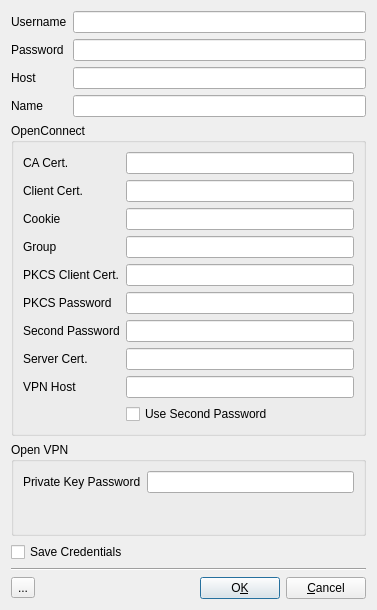
<?xml version="1.0" encoding="UTF-8"?>
<ui version="4.0">
 <class>VPNAgent</class>
 <widget class="QDialog" name="VPNAgent">
  <property name="geometry">
   <rect>
    <x>0</x>
    <y>0</y>
    <width>377</width>
    <height>610</height>
   </rect>
  </property>
  <property name="windowTitle">
   <string>VPN Agent Input</string>
  </property>
  <layout class="QVBoxLayout" name="verticalLayout">
   <item>
    <layout class="QFormLayout" name="formLayout">
     <item row="0" column="0">
      <widget class="QLabel" name="label_username">
       <property name="text">
        <string>Username</string>
       </property>
       <property name="buddy">
        <cstring>lineEdit_username</cstring>
       </property>
      </widget>
     </item>
     <item row="0" column="1">
      <widget class="QLineEdit" name="lineEdit_username">
       <property name="whatsThis">
        <string>&lt;html&gt;&lt;head/&gt;&lt;body&gt;&lt;p&gt;Username for authentication.  &lt;/p&gt;&lt;/body&gt;&lt;/html&gt;</string>
       </property>
       <property name="clearButtonEnabled">
        <bool>true</bool>
       </property>
      </widget>
     </item>
     <item row="1" column="0">
      <widget class="QLabel" name="label_password">
       <property name="text">
        <string>Password</string>
       </property>
       <property name="buddy">
        <cstring>lineEdit_password</cstring>
       </property>
      </widget>
     </item>
     <item row="1" column="1">
      <widget class="QLineEdit" name="lineEdit_password">
       <property name="whatsThis">
        <string>&lt;html&gt;&lt;head/&gt;&lt;body&gt;&lt;p&gt;Password for authentication.&lt;/p&gt;&lt;/body&gt;&lt;/html&gt;</string>
       </property>
       <property name="clearButtonEnabled">
        <bool>true</bool>
       </property>
      </widget>
     </item>
     <item row="2" column="0">
      <widget class="QLabel" name="label_host">
       <property name="text">
        <string>Host</string>
       </property>
      </widget>
     </item>
     <item row="2" column="1">
      <widget class="QLineEdit" name="lineEdit_host">
       <property name="whatsThis">
        <string>&lt;html&gt;&lt;head/&gt;&lt;body&gt;&lt;p&gt;End point of this VPN link i.e., the VPN gateway we re trying to connect to.&lt;/p&gt;&lt;/body&gt;&lt;/html&gt;</string>
       </property>
       <property name="clearButtonEnabled">
        <bool>true</bool>
       </property>
      </widget>
     </item>
     <item row="3" column="0">
      <widget class="QLabel" name="label_name">
       <property name="text">
        <string>Name</string>
       </property>
      </widget>
     </item>
     <item row="3" column="1">
      <widget class="QLineEdit" name="lineEdit_name">
       <property name="whatsThis">
        <string>&lt;html&gt;&lt;head/&gt;&lt;body&gt;&lt;p&gt;The name of the VPN connection we are trying to connect to.&lt;/p&gt;&lt;/body&gt;&lt;/html&gt;</string>
       </property>
       <property name="clearButtonEnabled">
        <bool>true</bool>
       </property>
      </widget>
     </item>
    </layout>
   </item>
   <item>
    <widget class="QGroupBox" name="groupBox_openconnect">
     <property name="whatsThis">
      <string>&lt;html&gt;&lt;head/&gt;&lt;body&gt;&lt;p&gt;Password for decrypting PKCS#8/PKCS#12 client certificate.&lt;/p&gt;&lt;/body&gt;&lt;/html&gt;</string>
     </property>
     <property name="title">
      <string>OpenConnect</string>
     </property>
     <layout class="QFormLayout" name="formLayout_2">
      <item row="0" column="0">
       <widget class="QLabel" name="label_oc_cacert">
        <property name="text">
         <string>CA Cert.</string>
        </property>
       </widget>
      </item>
      <item row="0" column="1">
       <widget class="QLineEdit" name="lineEdit_oc_cacert">
        <property name="whatsThis">
         <string>&lt;html&gt;&lt;head/&gt;&lt;body&gt;&lt;p&gt;Informational field containing a path name for an additional Certificate of Authority file.&lt;/p&gt;&lt;/body&gt;&lt;/html&gt;</string>
        </property>
        <property name="clearButtonEnabled">
         <bool>true</bool>
        </property>
       </widget>
      </item>
      <item row="1" column="0">
       <widget class="QLabel" name="label_oc_clientcert">
        <property name="text">
         <string>Client Cert.</string>
        </property>
       </widget>
      </item>
      <item row="1" column="1">
       <widget class="QLineEdit" name="lineEdit_oc_clientcert">
        <property name="whatsThis">
         <string>&lt;html&gt;&lt;head/&gt;&lt;body&gt;&lt;p&gt;Informational field containing a pkcs11 URL or a path name for the client certificate.&lt;/p&gt;&lt;/body&gt;&lt;/html&gt;</string>
        </property>
       </widget>
      </item>
      <item row="2" column="0">
       <widget class="QLabel" name="label_oc_cookie">
        <property name="text">
         <string>Cookie</string>
        </property>
       </widget>
      </item>
      <item row="2" column="1">
       <widget class="QLineEdit" name="lineEdit_oc_cookie">
        <property name="whatsThis">
         <string>&lt;html&gt;&lt;head/&gt;&lt;body&gt;&lt;p&gt;The OpenConnect cookie value that is used for authenticating the VPN session.&lt;/p&gt;&lt;/body&gt;&lt;/html&gt;</string>
        </property>
       </widget>
      </item>
      <item row="3" column="0">
       <widget class="QLabel" name="label_oc_group">
        <property name="text">
         <string>Group</string>
        </property>
       </widget>
      </item>
      <item row="3" column="1">
       <widget class="QLineEdit" name="lineEdit_oc_group">
        <property name="whatsThis">
         <string>&lt;html&gt;&lt;head/&gt;&lt;body&gt;&lt;p&gt;Authentication login group.&lt;/p&gt;&lt;/body&gt;&lt;/html&gt;</string>
        </property>
       </widget>
      </item>
      <item row="4" column="0">
       <widget class="QLabel" name="label_oc_pkcsclientcett">
        <property name="text">
         <string>PKCS Client Cert.</string>
        </property>
       </widget>
      </item>
      <item row="4" column="1">
       <widget class="QLineEdit" name="lineEdit_oc_pkcsclientcert">
        <property name="whatsThis">
         <string>&lt;html&gt;&lt;head/&gt;&lt;body&gt;&lt;p&gt;Informational field containing a PKCS#1/PKCS#8/PKCS#12 URL or a path name for the client certificate.&lt;/p&gt;&lt;/body&gt;&lt;/html&gt;</string>
        </property>
       </widget>
      </item>
      <item row="5" column="0">
       <widget class="QLabel" name="label_oc_pkcspassword">
        <property name="text">
         <string>PKCS Password</string>
        </property>
       </widget>
      </item>
      <item row="5" column="1">
       <widget class="QLineEdit" name="lineEdit_oc_pkcspassword"/>
      </item>
      <item row="9" column="0">
       <widget class="QLabel" name="label_oc_servercert">
        <property name="text">
         <string>Server Cert.</string>
        </property>
       </widget>
      </item>
      <item row="9" column="1">
       <widget class="QLineEdit" name="lineEdit_oc_servercert">
        <property name="whatsThis">
         <string>&lt;html&gt;&lt;head/&gt;&lt;body&gt;&lt;p&gt;The OpenConnect server hash used to identify the final server after possible web authentication logins, selections and redirections.&lt;/p&gt;&lt;/body&gt;&lt;/html&gt;</string>
        </property>
        <property name="clearButtonEnabled">
         <bool>true</bool>
        </property>
       </widget>
      </item>
      <item row="10" column="0">
       <widget class="QLabel" name="label_oc_vpnhost">
        <property name="text">
         <string>VPN Host</string>
        </property>
       </widget>
      </item>
      <item row="10" column="1">
       <widget class="QLineEdit" name="lineEdit_oc_vpnhost">
        <property name="whatsThis">
         <string>&lt;html&gt;&lt;head/&gt;&lt;body&gt;&lt;p&gt;The final VPN server to use after possible web authentication logins, selections and redirections.&lt;/p&gt;&lt;/body&gt;&lt;/html&gt;</string>
        </property>
       </widget>
      </item>
      <item row="7" column="0">
       <widget class="QLabel" name="label_oc_secondpassword">
        <property name="text">
         <string>Second Password</string>
        </property>
       </widget>
      </item>
      <item row="7" column="1">
       <widget class="QLineEdit" name="lineEdit_oc_secondpassword">
        <property name="whatsThis">
         <string>&lt;html&gt;&lt;head/&gt;&lt;body&gt;&lt;p&gt;Second factor password for authentication.&lt;/p&gt;&lt;/body&gt;&lt;/html&gt;</string>
        </property>
       </widget>
      </item>
      <item row="11" column="1">
       <widget class="QCheckBox" name="checkBox_oc_usesecondpassword">
        <property name="whatsThis">
         <string>&lt;html&gt;&lt;head/&gt;&lt;body&gt;&lt;p&gt;Indicates that the second factor password is used for the selected authentication group.&lt;/p&gt;&lt;/body&gt;&lt;/html&gt;</string>
        </property>
        <property name="text">
         <string>Use Second Password</string>
        </property>
       </widget>
      </item>
     </layout>
    </widget>
   </item>
   <item>
    <widget class="QGroupBox" name="groupBox">
     <property name="title">
      <string>Open VPN</string>
     </property>
     <layout class="QFormLayout" name="formLayout_3">
      <item row="0" column="0">
       <widget class="QLabel" name="label_ov_privatekeypassword">
        <property name="text">
         <string>Private Key Password</string>
        </property>
       </widget>
      </item>
      <item row="0" column="1">
       <widget class="QLineEdit" name="lineEdit_ov_privatekeypassword">
        <property name="whatsThis">
         <string>&lt;html&gt;&lt;head/&gt;&lt;body&gt;&lt;p&gt;Private key password used to decrypt the encrypted OpenVPN private key file.&lt;/p&gt;&lt;/body&gt;&lt;/html&gt;</string>
        </property>
       </widget>
      </item>
     </layout>
    </widget>
   </item>
   <item>
    <widget class="QCheckBox" name="checkBox_savecredentials">
     <property name="text">
      <string>Save Credentials</string>
     </property>
    </widget>
   </item>
   <item>
    <widget class="Line" name="line">
     <property name="orientation">
      <enum>Qt::Horizontal</enum>
     </property>
    </widget>
   </item>
   <item>
    <layout class="QHBoxLayout" name="horizontalLayout_3">
     <item>
      <widget class="QToolButton" name="toolButton_whatsthis">
       <property name="sizePolicy">
        <sizepolicy hsizetype="Minimum" vsizetype="Fixed">
         <horstretch>0</horstretch>
         <verstretch>0</verstretch>
        </sizepolicy>
       </property>
       <property name="toolTip">
        <string>&lt;html&gt;&lt;head/&gt;&lt;body&gt;&lt;p&gt;What's This&lt;/p&gt;&lt;/body&gt;&lt;/html&gt;</string>
       </property>
       <property name="text">
        <string>...</string>
       </property>
       <property name="icon">
        <iconset>
         <normaloff>:/icons16x16/images/16x16/help.png</normaloff>:/icons16x16/images/16x16/help.png</iconset>
       </property>
      </widget>
     </item>
     <item>
      <spacer name="horizontalSpacer_3">
       <property name="orientation">
        <enum>Qt::Horizontal</enum>
       </property>
       <property name="sizeHint" stdset="0">
        <size>
         <width>328</width>
         <height>20</height>
        </size>
       </property>
      </spacer>
     </item>
     <item>
      <widget class="QPushButton" name="pushButton_accept">
       <property name="toolTip">
        <string>&lt;html&gt;&lt;head/&gt;&lt;body&gt;&lt;p&gt;Continue the connection process.&lt;/p&gt;&lt;/body&gt;&lt;/html&gt;</string>
       </property>
       <property name="whatsThis">
        <string>&lt;html&gt;&lt;head/&gt;&lt;body&gt;&lt;p&gt;Accept and use the answers you have provided in this dialog. &lt;/p&gt;&lt;p&gt;This will send your input to the connman daemon to continue the connection process.&lt;/p&gt;&lt;/body&gt;&lt;/html&gt;</string>
       </property>
       <property name="text">
        <string>O&amp;K</string>
       </property>
      </widget>
     </item>
     <item>
      <widget class="QPushButton" name="pushButton_cancel">
       <property name="toolTip">
        <string>&lt;html&gt;&lt;head/&gt;&lt;body&gt;&lt;p&gt;Cancel the connection process.&lt;br/&gt;&lt;/p&gt;&lt;/body&gt;&lt;/html&gt;</string>
       </property>
       <property name="whatsThis">
        <string>&lt;html&gt;&lt;head/&gt;&lt;body&gt;&lt;p&gt;Cancel the dialog. &lt;/p&gt;&lt;p&gt;This will send a message to the connman daemon that you have cancelled the connection request.&lt;/p&gt;&lt;/body&gt;&lt;/html&gt;</string>
       </property>
       <property name="text">
        <string>&amp;Cancel</string>
       </property>
      </widget>
     </item>
    </layout>
   </item>
  </layout>
 </widget>
 <tabstops>
  <tabstop>lineEdit_oc_cacert</tabstop>
  <tabstop>lineEdit_oc_clientcert</tabstop>
  <tabstop>lineEdit_oc_cookie</tabstop>
  <tabstop>lineEdit_oc_servercert</tabstop>
  <tabstop>lineEdit_oc_vpnhost</tabstop>
  <tabstop>pushButton_accept</tabstop>
  <tabstop>pushButton_cancel</tabstop>
  <tabstop>toolButton_whatsthis</tabstop>
 </tabstops>
 <resources/>
 <connections>
  <connection>
   <sender>pushButton_accept</sender>
   <signal>clicked()</signal>
   <receiver>VPNAgent</receiver>
   <slot>accept()</slot>
   <hints>
    <hint type="sourcelabel">
     <x>229</x>
     <y>405</y>
    </hint>
    <hint type="destinationlabel">
     <x>227</x>
     <y>-10</y>
    </hint>
   </hints>
  </connection>
  <connection>
   <sender>pushButton_cancel</sender>
   <signal>clicked()</signal>
   <receiver>VPNAgent</receiver>
   <slot>reject()</slot>
   <hints>
    <hint type="sourcelabel">
     <x>313</x>
     <y>396</y>
    </hint>
    <hint type="destinationlabel">
     <x>318</x>
     <y>-12</y>
    </hint>
   </hints>
  </connection>
 </connections>
</ui>
